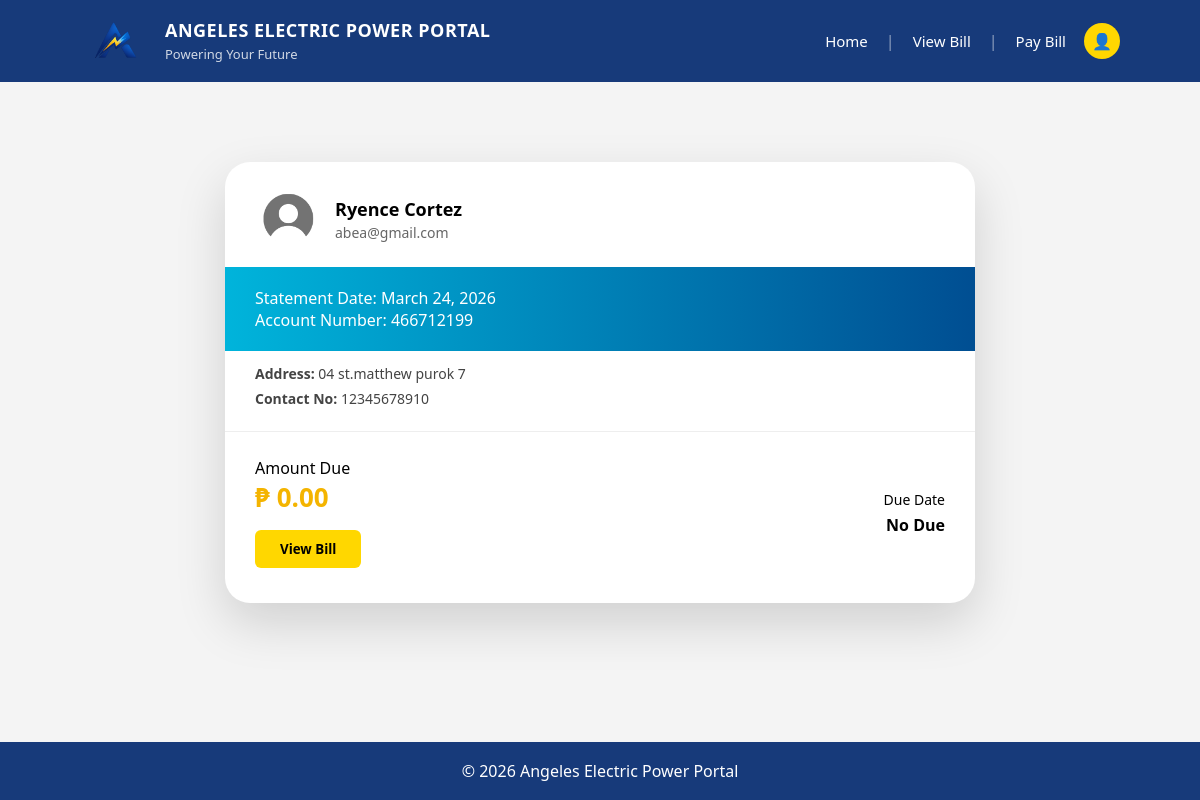
The app's page /account.php (signed in) with its own data.
### tables this page shows
CREATE TABLE `users` (
  `id` int(11) NOT NULL,
  `account_number` varchar(20) DEFAULT NULL,
  `name` varchar(100) NOT NULL,
  `email` varchar(100) NOT NULL,
  `password` varchar(255) NOT NULL,
  `dob` date DEFAULT NULL,
  `address` varchar(255) DEFAULT NULL,
  `contact_no` varchar(20) DEFAULT NULL,
  `created_at` timestamp NOT NULL DEFAULT current_timestamp()
);

### account.php (the view, shortened to what this page needs)
<?php
include 'config/database.php';
$user_id = $_SESSION['user_id'];
$user_query = $conn->prepare("SELECT * FROM users WHERE id=?");
$user_query->bind_param("i", $user_id);
$user_query->execute();
$user = $user_query->get_result()->fetch_assoc();
$due_query = $conn->prepare("SELECT * FROM bills WHERE user_id=? AND status='Unpaid' LIMIT 1");
$due_query->bind_param("i", $user_id);
$due_query->execute();
$due = $due_query->get_result()->fetch_assoc();
?>
<!DOCTYPE html>
<html lang="en">
<head>
    <link rel="stylesheet" href="assets/style.css">
</head>
<?php include 'includes/header.php'; ?>
<div class="page-content">
    <div class="account-wrapper">
        <div class="account-card">
            <div class="account-user">
                <div class="account-avatar">
                    <img src="assets/user.png" alt="User">
                </div>
                <div>
                    <h3><?= htmlspecialchars($user['name']); ?></h3>
                    <span><?= htmlspecialchars($user['email']); ?></span>
                </div>
            </div>
            <div class="account-top">
                Statement Date: <?= date("F d, Y"); ?><br>
                Account Number: <?= htmlspecialchars($user['account_number']); ?>
            </div>
            <div class="account-details">
                <strong>Address:</strong> <?= htmlspecialchars($user['address']); ?><br>
                <strong>Contact No:</strong> <?= htmlspecialchars($user['contact_no']); ?>
            </div>
            <div class="amount-section">
                <div>
                    <div>Amount Due</div>
                    <div class="amount-box">
                        ₱ <?= $due ? number_format($due['amount'],2) : "0.00"; ?>
                    </div>
                    <a href="view_bill.php">
                        <button class="viewbill-btn">View Bill</button>
                    </a>
                </div>
                <div class="due-box">
                    Due Date
                    <strong>
                        <?= $due ? htmlspecialchars($due['due_date']) : "No Due"; ?>
                    </strong>
                </div>
            </div>
        </div>
    </div>
</div>
<?php include 'includes/footer.php'; ?>
</body>
</html>

### assets/style.css (style rules this page uses)
* { margin:0; padding:0; box-sizing:border-box; font-family:'Segoe UI', sans-serif; }
html { height:100%; }
.page-content { flex:1; }
.account-wrapper { display:flex; justify-content:center; padding:80px 20px; }
.account-card { background:white; width:750px; border-radius:25px; box-shadow:0 20px 50px rgba(0,0,0,0.15); overflow:hidden; }
.account-top { background:linear-gradient(to right,#00b4db,#004e92); padding:20px 30px; color:white; }
.account-user { display:flex; align-items:center; gap:15px; padding:25px 30px 15px 30px; }
.account-avatar { width: 65px; height: 65px; border-radius: 50%; overflow: hidden; }
.account-avatar img { width: 100%; height: 100%; object-fit: cover; }
.account-user h3 { font-size:18px; }
.account-user span { font-size:14px; color:#666; }
.account-details { padding:10px 30px 20px 30px; font-size:14px; line-height:1.8; color:#444; }
.amount-section { display:flex; justify-content:space-between; align-items:center; padding:25px 30px 35px 30px; border-top:1px solid #eee; }
.amount-box { font-size:26px; font-weight:700; color:#f4b400; }
.due-box { text-align:right; font-size:14px; }
.due-box strong { display:block; font-size:16px; margin-top:5px; }
.viewbill-btn { background:#ffd700; padding:10px 25px; border:none; border-radius:6px; font-weight:bold; cursor:pointer; margin-top:15px; }

### records on screen
users: name "Ryence Cortez", email "abea@gmail.com", account_number "466712199", address "04 st.matthew purok 7", contact_no "12345678910"
